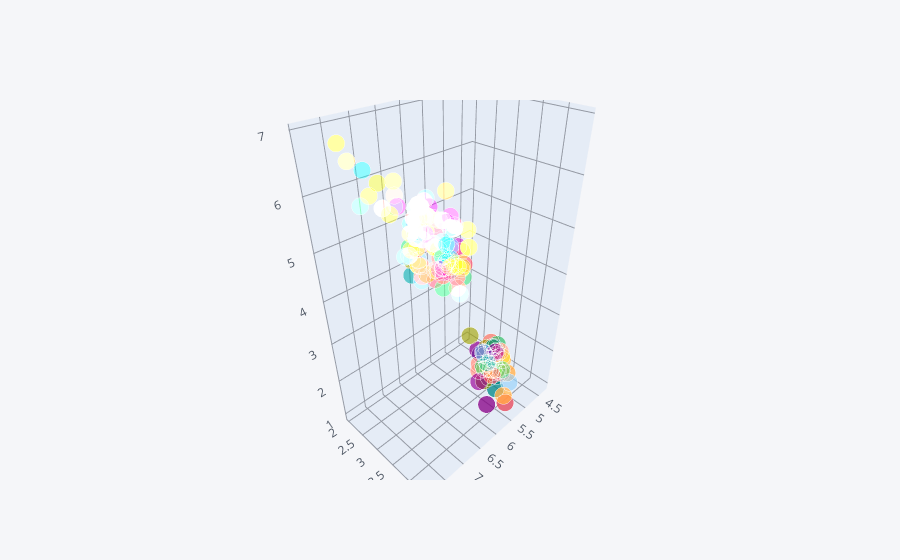

The code cell stored with this chart in its notebook:
### Code cell
df.iplot(kind = 'scatter3d' , x = 'SepalLengthCm' , y= 'SepalWidthCm' , z = 'PetalLengthCm')

### Figure 1 — Plotly figure (JSON) as saved in the notebook; plotly's stock layout.template omitted (floating-point values rounded to 4 significant figures; data arrays with more than 128 entries replaced by an {"elided": "..."} marker saying what was removed)
{"data": [{"marker": {"color": {"elided": "150 str values"}, "opacity": 0.8, "size": {"elided": "150 int values"}, "symbol": "circle"}, "mode": "markers", "text": {"elided": "150 str values"}, "type": "scatter3d", "x": {"elided": "150 float values"}, "y": {"elided": "150 float values"}, "z": {"elided": "150 float values"}}], "layout": {"legend": {"bgcolor": "#F5F6F9", "font": {"color": "#4D5663"}}, "paper_bgcolor": "#F5F6F9", "plot_bgcolor": "#F5F6F9", "scene": {"xaxis": {"gridcolor": "#9499A3", "showgrid": true, "tickfont": {"color": "#4D5663"}, "title": {"font": {"color": "#4D5663"}, "text": ""}, "zerolinecolor": "#9499A3"}, "yaxis": {"gridcolor": "#9499A3", "showgrid": true, "tickfont": {"color": "#4D5663"}, "title": {"font": {"color": "#4D5663"}, "text": ""}, "zerolinecolor": "#9499A3"}, "zaxis": {"gridcolor": "#9499A3", "showgrid": true, "tickfont": {"color": "#4D5663"}, "title": {"font": {"color": "#4D5663"}, "text": ""}, "zerolinecolor": "#9499A3"}}, "title": {"font": {"color": "#4D5663"}}}}
